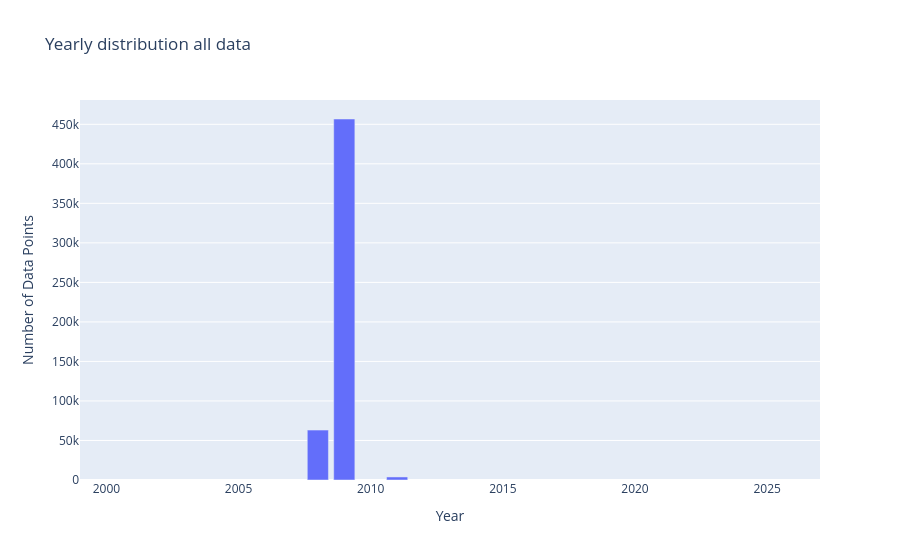

Notebook code cell kept with this figure:
### Code cell
year_test=seabass.copy()
year_test['datetime'] = pd.to_datetime(year_test['datetime'])
year_test['year'] = year_test['datetime'].dt.year
grouped = year_test.groupby(['year']).size().reset_index(name='DataPoints')

# Create bar chart
fig = px.bar(grouped,x='year', y='DataPoints', title='Yearly distribution all data',
             labels={'year': 'Year', 'DataPoints': 'Number of Data Points', 'metadata': 'Metadata'},)
fig.update_xaxes(range=[1999,2027])
fig.update_layout(barmode='stack')  # ensures stacking
fig.show()

### Figure 1 — Plotly figure (JSON) as saved in the notebook; plotly's stock layout.template omitted (floating-point values rounded to 4 significant figures)
{"data": [{"hovertemplate": "Year=%{x}<br>Number of Data Points=%{y}<extra></extra>", "legendgroup": "", "marker": {"color": "#636efa", "pattern": {"shape": ""}}, "name": "", "orientation": "v", "showlegend": false, "textposition": "auto", "type": "bar", "x": [2008, 2009, 2011], "xaxis": "x", "y": [63148, 456706, 3850], "yaxis": "y"}], "layout": {"autosize": true, "barmode": "stack", "legend": {"tracegroupgap": 0}, "title": {"text": "Yearly distribution all data"}, "xaxis": {"anchor": "y", "domain": [0, 1], "range": [1999, 2027], "title": {"text": "Year"}, "type": "linear"}, "yaxis": {"anchor": "x", "autorange": true, "domain": [0, 1], "range": [0, 480700.0], "title": {"text": "Number of Data Points"}, "type": "linear"}}}
